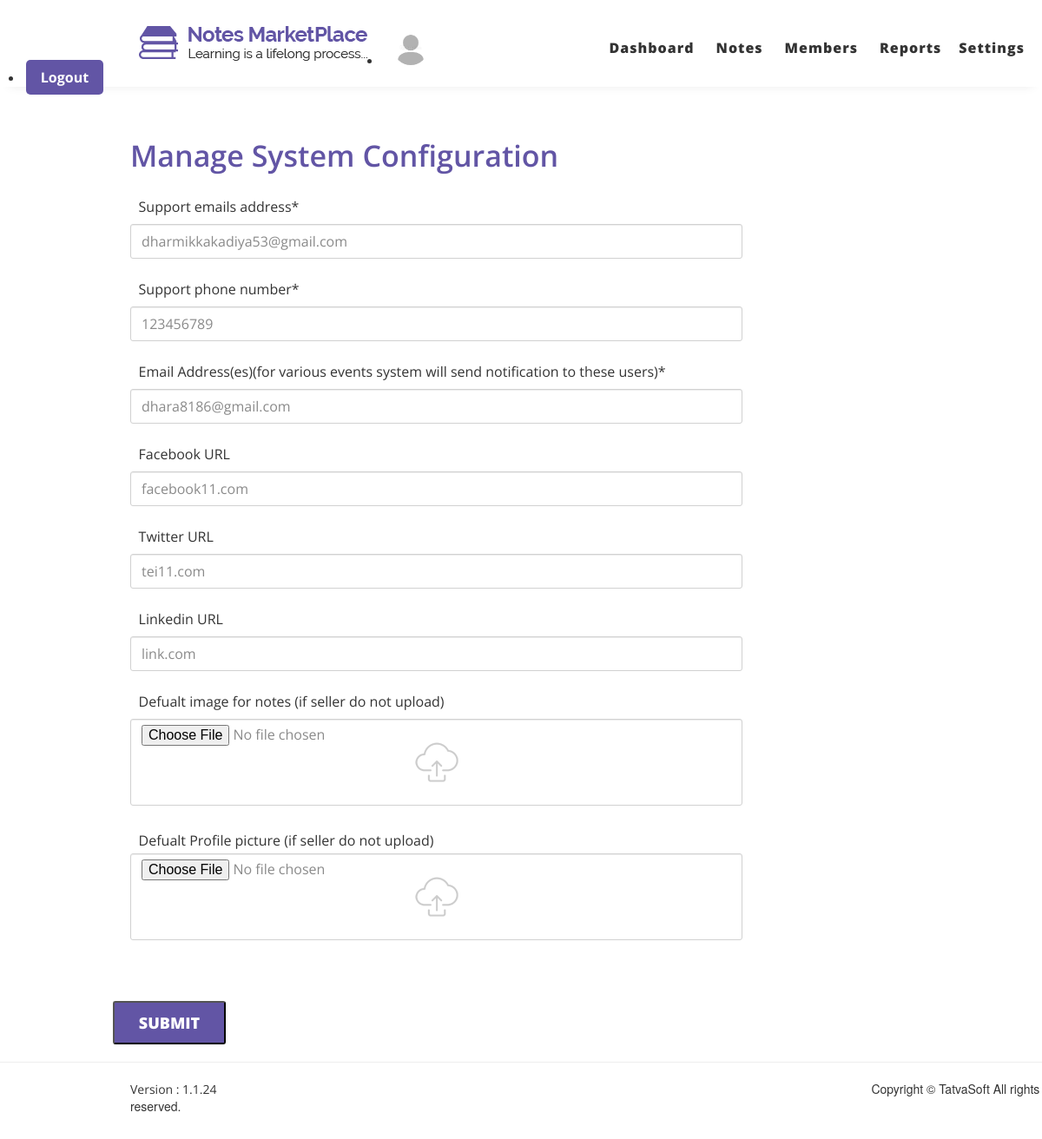
Screenshot of /admin/managesystem.php with the database file from the repository.
### tables this page shows
CREATE TABLE `systemconfiguration` (
  `ID` int(11) NOT NULL,
  `Key1` varchar(100) NOT NULL,
  `Value` varchar(200) NOT NULL,
  `CreatedDate` datetime DEFAULT NULL,
  `CreatedBy` int(11) DEFAULT NULL,
  `ModifiedDate` datetime DEFAULT NULL,
  `ModifiedBy` int(11) DEFAULT NULL,
  `IsActive` bit(1) NOT NULL
);

### admin/managesystem.php (the view, shortened to what this page needs)
<!doctype html>
<html lang="en">
<head>
    <link rel="stylesheet" href="css/font-awesom/css/font-awesome.min.css">
    <link rel="stylesheet" href="css/bootstrap/bootstrap.min.css.css">
    <link rel="stylesheet" href="css/style.css">
    <link rel="stylesheet" href="css/responsive.css">
</head>
<body>
    <?php
    include "includes/header.php";
    ?>
   <?php
    $query="SELECT * FROM systemconfiguration WHERE Key1='supportemail'";
    $result=mysqli_query($conn,$query);
    while($row=mysqli_fetch_assoc($result)){
        $semail=$row['Value'];
    }
    if($semail){
        $query="SELECT * FROM systemconfiguration WHERE Key1='phone'";
        $result=mysqli_query($conn,$query);
        while($row=mysqli_fetch_assoc($result)){
        $phn=$row['Value'];
        }
        $query="SELECT * FROM systemconfiguration WHERE Key1='Notify email'";
        $result=mysqli_query($conn,$query);
        while($row=mysqli_fetch_assoc($result)){
        $nemail=$row['Value'];
        }
        $query="SELECT * FROM systemconfiguration WHERE Key1='Facebook url'";
        $result=mysqli_query($conn,$query);
        while($row=mysqli_fetch_assoc($result)){
        $fac=$row['Value'];
        }
        $query="SELECT * FROM systemconfiguration WHERE Key1='Twitter'";
        $result=mysqli_query($conn,$query);
        while($row=mysqli_fetch_assoc($result)){
        $twi=$row['Value'];
        }
        $query="SELECT * FROM systemconfiguration WHERE Key1='LinkedIn'";
        $result=mysqli_query($conn,$query);
        while($row=mysqli_fetch_assoc($result)){
        $link=$row['Value'];
        }
        $query="SELECT * FROM systemconfiguration WHERE Key1='NoteImg'";
        $result=mysqli_query($conn,$query);
        while($row=mysqli_fetch_assoc($result)){
        $note=$row['Value'];
        }
        $query="SELECT * FROM systemconfiguration WHERE Key1='profileimg'";
        $result=mysqli_query($conn,$query);
        while($row=mysqli_fetch_assoc($result)){
        $pic=$row['Value'];
        }
    }
    ?>
     <form method="post" name="form">
    <section id="my-profile-admin">
        <div class="my-profile">
            <h1 class="admin-heading">Manage System Configuration</h1>
            <div class="form-group-left form-admin">
                <label for="exampleInputEmail1"><span class="label">Support emails address*</span></label>
                <input type="email" class="form-control user" id="exampleInputEmail1"
                  name="semail"  aria-describedby="emailHelp" placeholder="Enter Your Email" value="<?php echo $semail; ?>">
            </div>
            <div class="form-group-left form-admin">
                <label for="exampleInputEmail1"><span class="label">Support phone number*</span></label>
                <input type="text" class="form-control user" id="exampleInputEmail1"
                  name="sphn" max-length="10" aria-describedby="emailHelp" placeholder="Enter phone number" value="<?php echo $phn; ?>">
            </div>
            <div class="form-group-left form-admin">
                <label for="exampleInputEmail1"><span class="label">Email Address(es)(for various events system will send notification
                    to these users)*</span></label>
                <input type="email" class="form-control user" id="exampleInputEmail1"
                   name="nemail" aria-describedby="emailHelp" placeholder="Enter Email Address" value="<?php echo $nemail; ?>">
            </div>
            <div class="form-group-left form-admin">
                <label for="exampleInputEmail1"><span class="label">Facebook URL</span></label>
                <input type="text" class="form-control user" id="exampleInputEmail1"
                   name="ffac" aria-describedby="emailHelp" placeholder="Enter facebook url" value="<?php echo $fac; ?>">
            </div>
            <div class="form-group-left form-admin">
                <label for="exampleInputEmail1"><span class="label">Twitter URL</span></label>
                <input type="text" class="form-control user" id="exampleInputEmail1"
                   name="ftwi" aria-describedby="emailHelp" placeholder="Enter twitter url" value="<?php echo $twi; ?>">
            </div>
            <div class="form-group-left form-admin">
                <label for="exampleInputEmail1"><span class="label">Linkedin URL</span></label>
                <input type="text" class="form-control user" id="exampleInputEmail1"
                   name="flink" aria-describedby="emailHelp" placeholder="Enter linkedin url" value="<?php echo $link; ?>">
            </div>
            <div class="form-group-left form-admin">
                <label for="exampleFormControlTextarea1"><span class="label">Defualt image for notes
                    (if seller do not upload)
                        </span></label>
                <input name="dnote" type="file" class="form-control user" id="exampleFormControlTextarea1" title="upload a picture" style="height:100px;" accept="image/jpeg" value="<?php echo $note; ?>">
            </div>
            <div class="form-admin form-manage">
                <label for="exampleFormControlTextarea1"><span class="label label-manage">Defualt Profile picture
                    (if seller do not upload)
                        </span></label>
                <input name="dimg" type="file" class="form-control user" id="exampleFormControlTextarea1" title="upload a picture" style="height:100px;" accept="image/jpeg" value="<?php echo $pic; ?>">
            </div>
        </div>
    </section>
    <button type="submit" class="btn-userP btn-addadmin btn-addcate"
    name="manage" value="Cancel">SUBMIT</button>
    </form>
    <hr>
    <footer id="footer">
        <p>
            <span class="footer-p">Version : 1.1.24</span>
            <span class="footer2">Copyright &copy; TatvaSoft All rights reserved.</span>
        </p>
    </footer>
</body>
</html>

### admin/css/style.css (style rules this page uses)
input[type=email] { font-family: "Open Sans",sans-serif; font-size: 16px; font-weight: 400; line-height: 20px; color: #8a8a8a; }
body { width: 100%; overflow-x: hidden; }
#footer { margin-left: 150px; margin-bottom: 30px; }
.footer-p { margin-right: 750px; font-family: "Open Sans",sans-serif; font-size: 14px; font-weight: 400; line-height: 18px; color: #333333; }
.form-group-left { margin-left: 150px; }
#exampleFormControlTextarea1 { background-image: url(../images/User-Profile/upload.png); background-repeat: no-repeat; background-position: center; }
.btn-userP { background-color: #6255a5; width: 130px; height: 50px; border-radius: 3px; color: #fff; font-family: "Open Sans",sans-serif; font-size: 18px; line-height: 22px; margin-left: 150px; transition: all .5s ease-in-out; margin-bottom: 40px; margin-top: 20px; font-weight: 800; }
.label { font-family: "Open Sans",sans-serif; font-size: 16px; font-weight: 400; line-height: 20px; color: #333333; margin-bottom: 10px; }
.user { margin-bottom: 30px; font-family: "Open Sans",sans-serif; font-size: 16px; font-weight: 400; line-height: 20px; color: #8a8a8a; border: 1px solid #d1d1d1; height: 40px; border-radius: 3px; }
.form-group-left label { margin-bottom: 10px; }
.btn-addadmin { margin-left: 130px; margin-bottom: 0; }
.admin-heading { font-family: "Open Sans",sans-serif; font-size: 34px; font-weight: 600; line-height: 38px; color: #6255a5; font-style: semibold; margin-top: 60px; margin-bottom: 30px; margin-left: 150px; }
.form-admin { width: 705px; height: 50px; margin-bottom: 45px; }
#exampleFormControlTextarea1 { display: flexbox; }
.btn-addcate { margin-top: 100px; }
.my-profile .label-manage { margin-top: -10px }
.form-manage { margin-top: 110px; margin-left: 150px; }

### rows the page displays
systemconfiguration: semail "dharmikkakadiya53@gmail.com"
systemconfiguration: sphn "123456789"
systemconfiguration: nemail "dhara8186@gmail.com"
systemconfiguration: ffac "facebook11.com"
systemconfiguration: ftwi "tei11.com"
systemconfiguration: flink "link.com"
